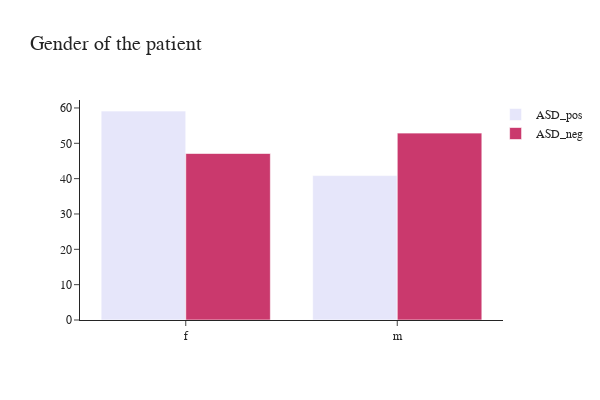

Notebook cell for this chart:
### Markdown cell above
- Gender

### Code cell
fig = go.Figure()
fig.add_trace(go.Histogram(x=ASD_pos['gender'],histnorm='percent',
              name='ASD_pos', marker_color = 'lavender'),
              )
fig.add_trace(go.Histogram(x=ASD_neg['gender'],histnorm='percent',
              name='ASD_neg', marker_color = "#c11754", opacity=0.85),
             )  

fig.update_layout(title="Gender of the patient", 
                  font_family="San Serif",
                  titlefont={'size': 20},
                  template='simple_white',
                  width=600, 
                  height=400,
                  legend=dict(
                  orientation="v", y=1, yanchor="top", x=1.20, xanchor="right" )                 
                 ).update_xaxes(categoryorder='total descending')
fig.show()

### Figure 1 — Plotly figure (JSON) as saved in the notebook; plotly's stock layout.template omitted (floating-point values rounded to 4 significant figures; data arrays with more than 128 entries replaced by an {"elided": "..."} marker saying what was removed)
{"data": [{"histnorm": "percent", "marker": {"color": "lavender"}, "name": "ASD_pos", "type": "histogram", "x": {"elided": "372 str values"}}, {"histnorm": "percent", "marker": {"color": "#c11754"}, "name": "ASD_neg", "opacity": 0.85, "type": "histogram", "x": {"elided": "1127 str values"}}], "layout": {"font": {"family": "San Serif"}, "height": 400, "legend": {"orientation": "v", "x": 1.2, "xanchor": "right", "y": 1, "yanchor": "top"}, "title": {"font": {"size": 20}, "text": "Gender of the patient"}, "width": 600, "xaxis": {"categoryorder": "total descending"}}}
